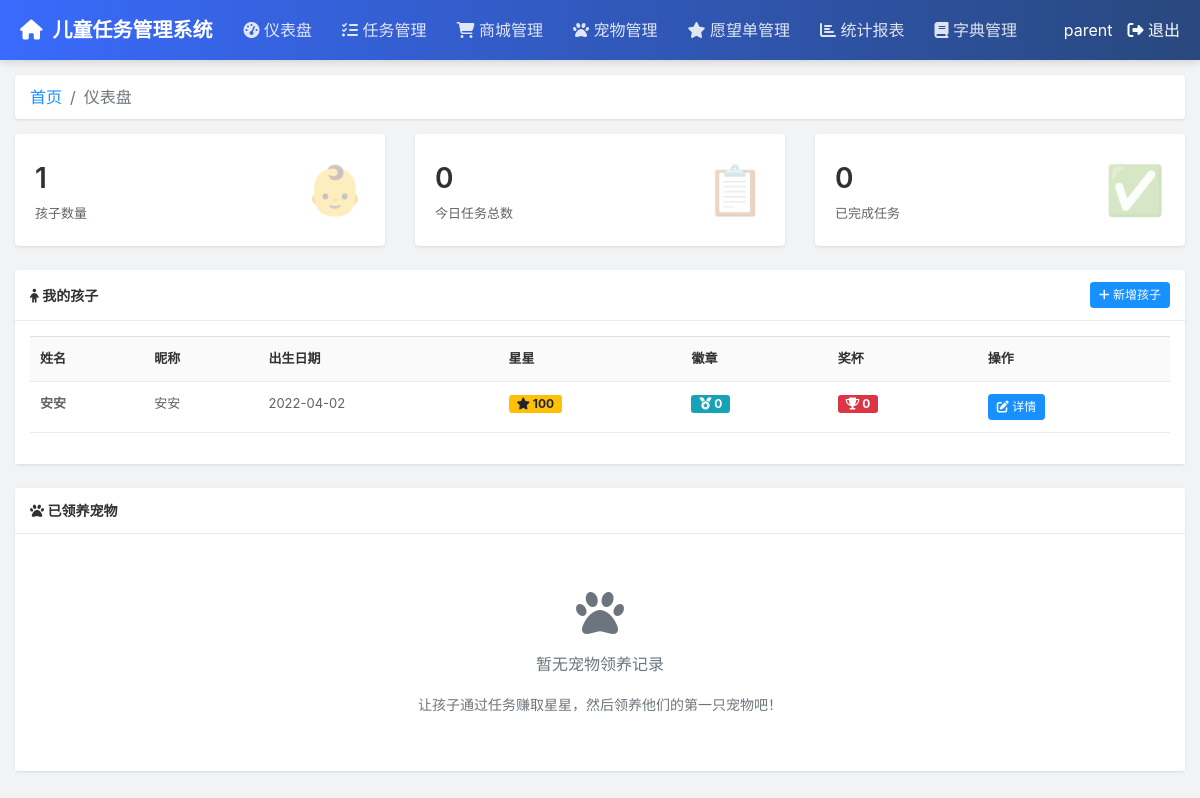
Page /parent/dashboard (signed in) on the earlier database version.
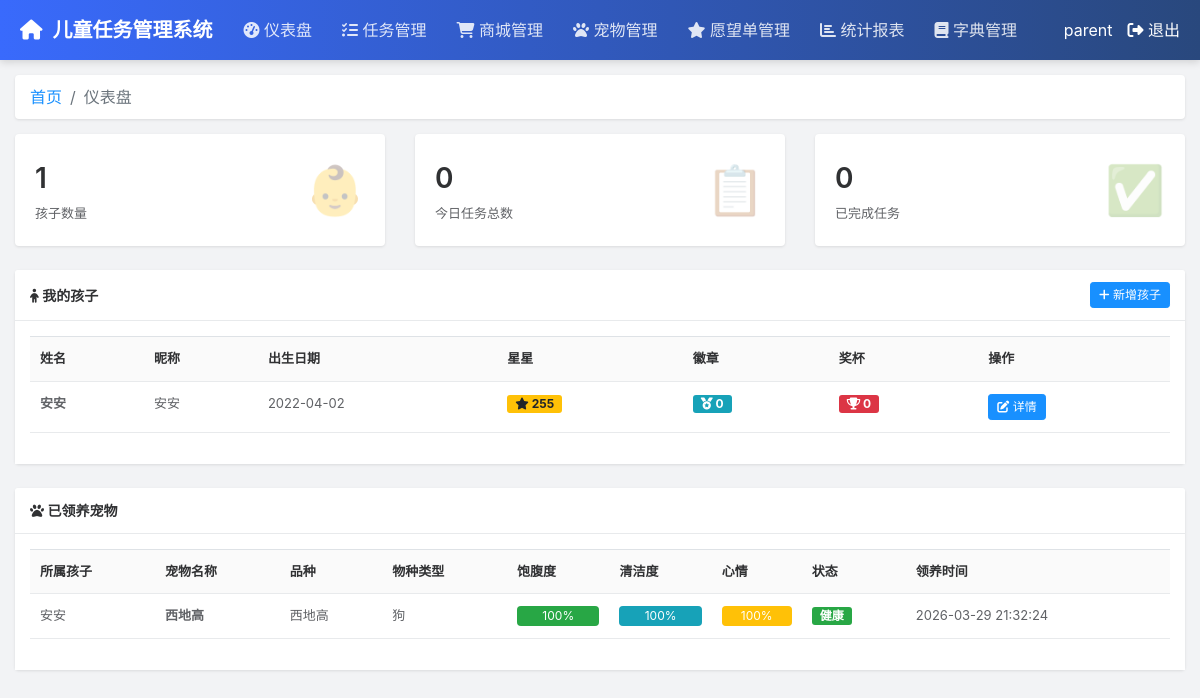
Same page on the later database version.
### tables this page shows
CREATE TABLE children (
                id INTEGER PRIMARY KEY AUTOINCREMENT,
                user_id INTEGER NOT NULL,
                parent_id INTEGER,
                nickname TEXT NOT NULL,
                birthday DATE,
                avatar TEXT,
                total_stars INTEGER DEFAULT 0,
                total_badges INTEGER DEFAULT 0,
                total_trophies INTEGER DEFAULT 0,
                FOREIGN KEY (user_id) REFERENCES users(id) ON DELETE CASCADE,
                FOREIGN KEY (parent_id) REFERENCES users(id) ON DELETE SET NULL
            );

CREATE TABLE users (
                id INTEGER PRIMARY KEY AUTOINCREMENT,
                username TEXT UNIQUE NOT NULL,
                password TEXT NOT NULL,
                role TEXT CHECK(role IN ('child', 'parent')) NOT NULL,
                avatar TEXT DEFAULT '',
                created_at TIMESTAMP DEFAULT CURRENT_TIMESTAMP,
                is_active BOOLEAN DEFAULT 1
            );

CREATE TABLE pets (
                id INTEGER PRIMARY KEY AUTOINCREMENT,
                child_id INTEGER NOT NULL,
                name TEXT NOT NULL,
                type TEXT NOT NULL,
                gender TEXT CHECK(gender IN ('male', 'female')) NOT NULL,
                color TEXT DEFAULT '',
                level INTEGER DEFAULT 1,
                exp INTEGER DEFAULT 0,
                hunger INTEGER DEFAULT 80,
                cleanliness INTEGER DEFAULT 80,
                mood INTEGER DEFAULT 80,
                status TEXT DEFAULT 'normal',
                created_at TIMESTAMP DEFAULT CURRENT_TIMESTAMP,
                last_feed TIMESTAMP DEFAULT CURRENT_TIMESTAMP,
                is_active BOOLEAN DEFAULT 1,
                FOREIGN KEY (child_id) REFERENCES children(id) ON DELETE CASCADE
            );

CREATE TABLE pet_store (
                id INTEGER PRIMARY KEY AUTOINCREMENT,
                breed_name TEXT NOT NULL,
                species TEXT,  -- 宠物物种（如：dog, cat, pig 等）
                description TEXT,
                adoption_fee INTEGER NOT NULL DEFAULT 0,
                image TEXT,
                is_active BOOLEAN DEFAULT 1,
                created_at TIMESTAMP DEFAULT CURRENT_TIMESTAMP
            );

CREATE TABLE dictionaries (
                id INTEGER PRIMARY KEY AUTOINCREMENT,
                dict_type TEXT NOT NULL,           -- 字典类型（如：shop_category）
                dict_value TEXT NOT NULL,          -- 字典值显示名称（如：食品）
                dict_key TEXT NOT NULL,            -- 字典键（自动生成，如：shop_category_1）
                sort_order INTEGER DEFAULT 0,      -- 排序
                is_active BOOLEAN DEFAULT 1,       -- 状态
                created_at TIMESTAMP DEFAULT CURRENT_TIMESTAMP,
                remark TEXT,                       -- 备注
                UNIQUE(dict_type, dict_key)
            );

### routes/parent_routes.py (the view)
@bp.route('/dashboard')
def dashboard():
    if 'user_id' not in session or session.get('role') != 'parent':
        return redirect(url_for('parent_routes.login'))
    conn = get_db_connection()
    children = conn.execute('''
        SELECT c.*, u.username as name
        FROM children c
        JOIN users u ON c.user_id = u.id
        WHERE c.parent_id = ?
    ''', (session['user_id'],)).fetchall()
    total_children = len(children)
    total_tasks = conn.execute('''
        SELECT COUNT(*) FROM daily_tasks
        WHERE task_date = ?
    ''', (datetime.now().strftime('%Y-%m-%d'),)).fetchone()[0]
    completed_tasks = conn.execute('''
        SELECT COUNT(*) FROM daily_tasks
        WHERE task_date = ? AND status = 'completed'
    ''', (datetime.now().strftime('%Y-%m-%d'),)).fetchone()[0]
    adoptions = conn.execute('''
        SELECT p.*, c.nickname as child_name, ps.breed_name, ps.species,
               d.dict_value as species_name
        FROM pets p
        JOIN children c ON p.child_id = c.id
        LEFT JOIN pet_store ps ON p.type = ps.species AND p.name = ps.breed_name
        LEFT JOIN dictionaries d ON d.dict_type = 'pet_species' AND d.dict_key = ps.species
        WHERE c.parent_id = ?
        ORDER BY p.created_at DESC
    ''', (session['user_id'],)).fetchall()
    conn.close()
    return render_template('parent/dashboard.html',
                         children=children,
                         total_children=total_children,
                         total_tasks=total_tasks,
                         completed_tasks=completed_tasks,
                         adoptions=adoptions)

### models.py (called while the page is built)
def get_db_connection():
    conn = sqlite3.connect(DATABASE)
    conn.row_factory = sqlite3.Row  # 让结果可以通过列名访问
    return conn

### templates/parent/dashboard.html (shortened to what this page needs)
{% extends "parent/layout.html" %}
{% block content %}
<nav aria-label="breadcrumb">
    <ol class="breadcrumb">
        <li class="breadcrumb-item"><a href="/parent/dashboard">首页</a></li>
        <li class="breadcrumb-item active" aria-current="page">仪表盘</li>
    </ol>
</nav>
<div class="row mb-4">
    <div class="col-md-4">
        <div class="stat-card">
            <div class="d-flex justify-content-between align-items-center">
                <div>
                    <div class="stat-value">{{ total_children }}</div>
                    <div class="stat-label">孩子数量</div>
                </div>
                <div style="font-size: 48px; opacity: 0.3;">👶</div>
            </div>
        </div>
    </div>
    <div class="col-md-4">
        <div class="stat-card">
            <div class="d-flex justify-content-between align-items-center">
                <div>
                    <div class="stat-value">{{ total_tasks }}</div>
                    <div class="stat-label">今日任务总数</div>
                </div>
                <div style="font-size: 48px; opacity: 0.3;">📋</div>
            </div>
        </div>
    </div>
    <div class="col-md-4">
        <div class="stat-card">
            <div class="d-flex justify-content-between align-items-center">
                <div>
                    <div class="stat-value">{{ completed_tasks }}</div>
                    <div class="stat-label">已完成任务</div>
                </div>
                <div style="font-size: 48px; opacity: 0.3;">✅</div>
            </div>
        </div>
    </div>
</div>
<div class="card">
    <div class="card-header">
        <div class="d-flex justify-content-between align-items-center">
            <span><i class="fas fa-child"></i> 我的孩子</span>
            <button class="btn btn-sm btn-primary" onclick="addChild()">
                <i class="fas fa-plus"></i> 新增孩子
            </button>
        </div>
    </div>
    <div class="card-body">
        <table class="table table-hover">
            <thead>
                <tr>
                    <th>姓名</th>
                    <th>昵称</th>
                    <th>出生日期</th>
                    <th>星星</th>
                    <th>徽章</th>
                    <th>奖杯</th>
                    <th>操作</th>
                </tr>
            </thead>
            <tbody>
                {% for child in children %}
                <tr>
                    <td><strong>{{ child.name or '-' }}</strong></td>
                    <td>{{ child.nickname }}</td>
                    <td>{{ child.birthday or '-' }}</td>
                    <td><span class="badge badge-warning"><i class="fas fa-star"></i> {{ child.total_stars }}</span></td>
                    <td><span class="badge badge-info"><i class="fas fa-medal"></i> {{ child.total_badges }}</span></td>
                    <td><span class="badge badge-danger"><i class="fas fa-trophy"></i> {{ child.total_trophies }}</span></td>
                    <td>
                        <button class="btn btn-sm btn-primary" onclick="editChild({{ child.id }})">
                            <i class="fas fa-edit"></i> 详情
                        </button>
                    </td>
                </tr>
                {% endfor %}
            </tbody>
        </table>
    </div>
</div>
<div class="card mt-4">
    <div class="card-header">
        <span><i class="fas fa-paw"></i> 已领养宠物</span>
    </div>
    <div class="card-body">
        {% if adoptions %}
        <table class="table table-hover">
            <thead>
                <tr>
                    <th>所属孩子</th>
                    <th>宠物名称</th>
                    <th>品种</th>
                    <th>物种类型</th>
                    <th>饱腹度</th>
                    <th>清洁度</th>
                    <th>心情</th>
                    <th>状态</th>
                    <th>领养时间</th>
                </tr>
            </thead>
            <tbody>
                {% for adoption in adoptions %}
                <tr>
                    <td>{{ adoption.child_name }}</td>
                    <td><strong>{{ adoption.name }}</strong></td>
                    <td>{{ adoption.breed_name or '-' }}</td>
                    <td>{{ adoption.species_name or adoption.species or '-' }}</td>
                    <td>
                        <div class="progress" style="height: 20px;">
                            <div class="progress-bar bg-success" role="progressbar"
                                 style="width: {{ (adoption.hunger / 100 * 100)|int }}%;"
                                 aria-valuenow="{{ adoption.hunger }}" aria-valuemin="0" aria-valuemax="100">
                                {{ adoption.hunger }}%
                            </div>
                        </div>
                    </td>
                    <td>
                        <div class="progress" style="height: 20px;">
                            <div class="progress-bar bg-info" role="progressbar"
                                 style="width: {{ (adoption.cleanliness / 100 * 100)|int }}%;"
                                 aria-valuenow="{{ adoption.cleanliness }}" aria-valuemin="0" aria-valuemax="100">
                                {{ adoption.cleanliness }}%
                            </div>
                        </div>
                    </td>
                    <td>
                        <div class="progress" style="height: 20px;">
                            <div class="progress-bar bg-warning" role="progressbar"
                                 style="width: {{ (adoption.mood / 100 * 100)|int }}%;"
                                 aria-valuenow="{{ adoption.mood }}" aria-valuemin="0" aria-valuemax="100">
                                {{ adoption.mood }}%
                            </div>
                        </div>
                    </td>
                    <td>
                        {% if adoption.status == 'normal' %}
                        <span class="badge badge-success">健康</span>
                        {% elif adoption.status == 'sick' %}
                        <span class="badge badge-danger">生病</span>
                        {% elif adoption.status == 'sleeping' %}
                        <span class="badge badge-secondary">睡觉</span>
                        {% else %}
                        <span class="badge badge-secondary">{{ adoption.status }}</span>
                        {% endif %}
                    </td>
                    <td>{{ adoption.created_at }}</td>
                </tr>
                {% endfor %}
            </tbody>
        </table>
        {% else %}
        <div class="text-center text-muted" style="padding: 40px;">
            <i class="fas fa-paw" style="font-size: 48px; margin-bottom: 15px;"></i>
            <p>暂无宠物领养记录</p>
            <small>让孩子通过任务赚取星星，然后领养他们的第一只宠物吧！</small>
        </div>
        {% endif %}
    </div>
</div>
{% endblock %}

### templates/parent/layout.html (shortened to what this page needs)
<!DOCTYPE html>
<html lang="zh-CN">
<head>
    <link rel="stylesheet" href="/static/bootstrap.min.css">
    <link rel="stylesheet" href="/static/fontawesome.min.css">
    <link rel="stylesheet" href="/static/layer.css">
</head>
<body>
    <nav class="navbar navbar-expand-lg">
        <a class="navbar-brand" href="/parent/dashboard">
            <i class="fas fa-home"></i>
            儿童任务管理系统
        </a>
        <div class="collapse navbar-collapse" id="navbarNav">
            <ul class="navbar-nav mr-auto">
                <li class="nav-item">
                    <a class="nav-link {% if request.endpoint == 'parent_dashboard' %}active{% endif %}" href="/parent/dashboard">
                        <i class="fas fa-tachometer-alt"></i> 仪表盘
                    </a>
                </li>
                <li class="nav-item">
                    <a class="nav-link {% if request.endpoint == 'parent_tasks' %}active{% endif %}" href="/parent/tasks">
                        <i class="fas fa-list-check"></i> 任务管理
                    </a>
                </li>
                <li class="nav-item">
                    <a class="nav-link {% if request.endpoint == 'parent_shop' %}active{% endif %}" href="/parent/shop">
                        <i class="fas fa-shopping-cart"></i> 商城管理
                    </a>
                </li>
                <li class="nav-item">
                    <a class="nav-link {% if request.endpoint == 'parent_pets' %}active{% endif %}" href="/parent/pets">
                        <i class="fas fa-paw"></i> 宠物管理
                    </a>
                </li>
                <li class="nav-item">
                    <a class="nav-link {% if request.endpoint == 'parent_wishlists' %}active{% endif %}" href="/parent/wishlists">
                        <i class="fas fa-star"></i> 愿望单管理
                    </a>
                </li>
                <li class="nav-item">
                    <a class="nav-link {% if request.endpoint == 'parent_statistics' %}active{% endif %}" href="/parent/statistics">
                        <i class="fas fa-chart-bar"></i> 统计报表
                    </a>
                </li>
                <li class="nav-item">
                    <a class="nav-link {% if request.endpoint == 'parent_dictionaries' %}active{% endif %}" href="/parent/dictionaries">
                        <i class="fas fa-book"></i> 字典管理
                    </a>
                </li>
            </ul>
            <div class="user-info">
                <span>{{ session.get('username', '用户') }}</span>
                <a href="/api/logout" style="color: white; margin-left: 15px; text-decoration: none;">
                    <i class="fas fa-sign-out-alt"></i> 退出
                </a>
            </div>
        </div>
    </nav>
    <div class="container-fluid">
        {% block content %}{% endblock %}
    </div>
</body>
</html>

### templates/parent/layout.html (style rules this page uses)
:root { --ry-primary: #1890ff; --ry-success: #52c41a; --ry-warning: #faad14; --ry-danger: #f5222d; --ry-info: #909399; --ry-border: #e8eaec; --ry-bg: #f2f3f5; --ry-text: #606266; --ry-text-title: #303133; }
body { font-family: -apple-system, BlinkMacSystemFont, 'Segoe UI', 'Microsoft YaHei', sans-serif; background-color: var(--ry-bg); margin: 0; padding: 0; }
.navbar { background: linear-gradient(to right, #396afc, #29487d); box-shadow: 0 2px 8px rgba(0,0,0,0.15); padding: 0 20px; height: 60px; }
.navbar-brand { color: white !important; font-size: 20px; font-weight: 600; display: flex; align-items: center; }
.navbar-brand i { margin-right: 10px; }
.nav-link { color: rgba(255,255,255,0.85) !important; padding: 0 15px !important; height: 60px; line-height: 60px; transition: all 0.3s; }
.user-info { color: white; display: flex; align-items: center; }
.container-fluid { padding: 15px; }
.card { border: none; border-radius: 4px; box-shadow: 0 1px 3px rgba(0,0,0,0.1); margin-bottom: 15px; }
.card-header { background-color: white; border-bottom: 1px solid var(--ry-border); padding: 12px 15px; font-size: 14px; font-weight: 600; color: var(--ry-text-title); }
.card-body { padding: 15px; background-color: white; }
.table { font-size: 13px; }
.table thead th { background-color: #fafafa; border-bottom: 1px solid var(--ry-border); color: var(--ry-text-title); font-weight: 600; padding: 12px 10px; }
.table tbody td { padding: 12px 10px; border-bottom: 1px solid var(--ry-border); color: var(--ry-text); }
.btn-primary { background-color: var(--ry-primary); border-color: var(--ry-primary); }
.btn-sm { padding: 3px 8px; font-size: 12px; }
.badge { font-size: 12px; padding: 3px 8px; border-radius: 3px; }
.stat-card { background: white; border-radius: 4px; padding: 20px; box-shadow: 0 1px 3px rgba(0,0,0,0.1); }
.stat-value { font-size: 28px; font-weight: 600; color: var(--ry-text-title); }
.stat-label { font-size: 13px; color: var(--ry-text); margin-top: 5px; }
.breadcrumb { background: white; padding: 10px 15px; margin-bottom: 15px; border-radius: 4px; box-shadow: 0 1px 3px rgba(0,0,0,0.1); }
.breadcrumb-item a { color: var(--ry-primary); text-decoration: none; }

Differences in the rows shown:
changed children "安安": total_stars "100" → "255"
added pets: child_name "安安", name "西地高", breed_name "西地高", dict_value "狗", hunger "100", cleanliness "100", mood "100", status "健康", created_at "2026-03-29 21:32:24"
Other differences:
text no longer shown: "暂无宠物领养记录 让孩子通过任务赚取星星，然后领养他们的第一只宠物吧！"
text now shown: "所属孩子 宠物名称 品种 物种类型 饱腹度 清洁度 心情 状态 领养时间"
